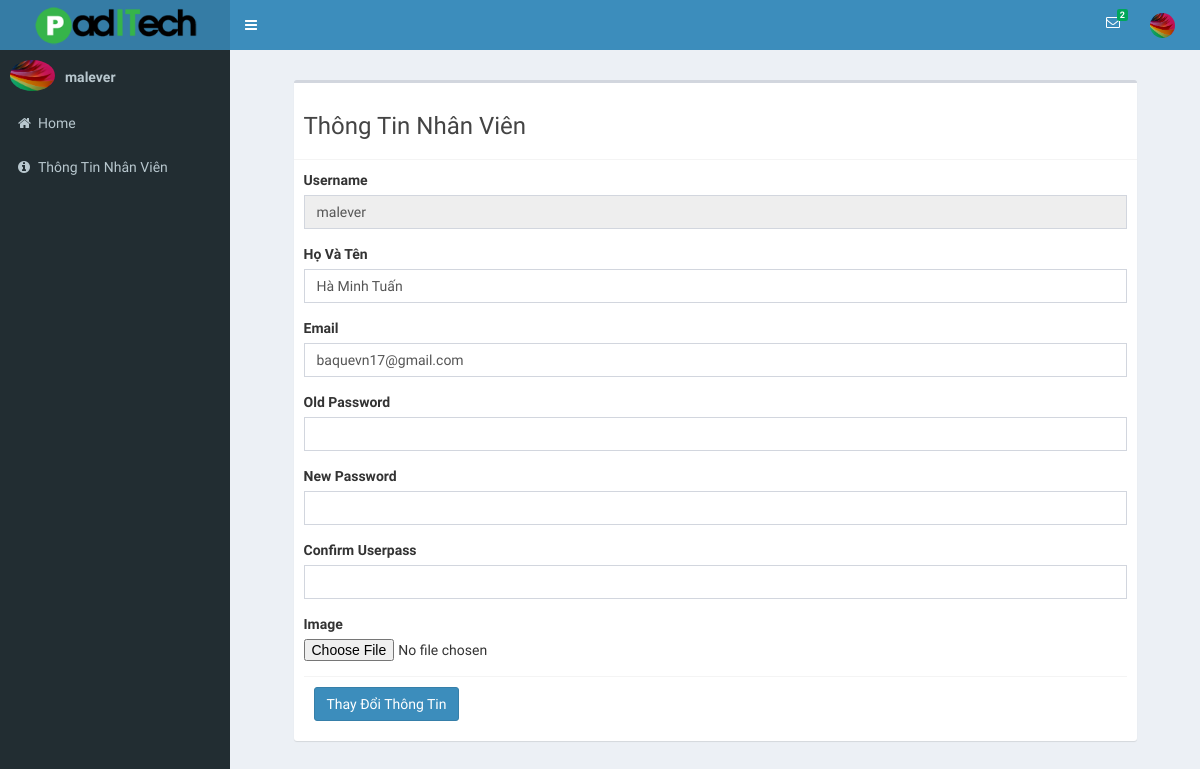
Page /info.php (signed in) on the committed database.
### tables this page shows
CREATE TABLE IF NOT EXISTS `user` (
  `id` int(11) NOT NULL AUTO_INCREMENT,
  `user_name` varchar(32) NOT NULL,
  `user_pass` varchar(32) NOT NULL,
  `name` varchar(50) NOT NULL,
  `status` tinyint(4) NOT NULL,
  `luong` double NOT NULL,
  `image` varchar(500) NOT NULL,
  `day_leave` int(11) NOT NULL,
  `email` varchar(255) NOT NULL,
  PRIMARY KEY (`id`)
);

### info.php (the view, shortened to what this page needs)
<?php
include("layout/header.php");
?>
<div class="content-wrapper" style="min-height: 916px;">
	<section class="content-header">
	</section>
	<div class="content">
		<div id="statistical" class="box">
			<div class="box-header with-border">
				<h3>Thông Tin Nhân Viên</h3>
			</div>
			<?php
			$user_id =  $_SESSION['id'];
			$sql = "select * from user where id='".$user_id."'";
			$get_user = mysql_query($sql);
			$row = mysql_fetch_array($get_user);
			?>
			<form role="form"  method ="POST" enctype="multipart/form-data">
				<div class="box-body">
					<div class="form-group">
						<label for="exampleInputEmail1">Username</label>
						<input type="text" class="form-control" disabled="disabled" value="<?php echo $row['user_name']; ?>">
					</div>
					<div class="form-group">
						<label>Họ Và Tên</label><input type="text" class="form-control"  name="name" value="<?php echo $row['name']; ?>">
					</div>
					<div class="form-group">
						<label>Email</label><input type="email" class="form-control"  name="email" value="<?php echo $row['email']; ?>">
					</div>
					<div class="form-group">
						<label>Old Password</label><input type="password" class="form-control" name="user_oldpass" value="">
					</div>
					<div class="form-group">
						<label>New Password</label><input type="password" class="form-control" name="user_pass" value="">
					</div>
					<div class="form-group">
						<label>Confirm Userpass</label><input type="password" class="form-control" name="user_pass1" value="">
					</div>
					<div class="form-group">
						<label>Image</label><input type="file" id="exampleInputFile" name="image_file">
					</div>
					<div class="box-footer">
						<td style="text-align:center" colspan="2"><input type="submit" class="btn btn-primary" name="update" value="Thay Đổi Thông Tin"></td>
					</div>
				</div>
			</form>
		</div>
	</div>
</div>
<?php
include("layout/footer.php");
?>

### layout/header.php (shortened to what this page needs)
<html>
<head>
<link rel="stylesheet" href="css/bootstrap/css/bootstrap.min.css">
<link rel="stylesheet" href="https://maxcdn.bootstrapcdn.com/font-awesome/4.4.0/css/font-awesome.min.css">
<link rel="stylesheet" href="https://code.ionicframework.com/ionicons/2.0.1/css/ionicons.min.css">
<link rel="stylesheet" href="plugins/jvectormap/jquery-jvectormap-1.2.2.css">
<link rel="stylesheet" href="dist/css/AdminLTE.min.css">
<link rel="stylesheet" href="dist/css/skins/_all-skins.min.css">
<link rel="stylesheet" href="css/style.css">
</head>
<body class="hold-transition skin-blue sidebar-mini">
<div class="wrapper">
<header class="main-header">
	<a href="index.php" class="logo">
	<span class="logo-lg"><img src="logo.png"></span>
	</a>
	<nav class="navbar navbar-static-top" role="navigation">
		<a href="#" class="sidebar-toggle" data-toggle="offcanvas" role="button">
		</a>
		<?php
		if(@$_SESSION['id'] != "")
		{
			$get_username = mysql_query("select * from user where id='".$_SESSION['id']."'");
			$row1 = mysql_fetch_array($get_username);
			$get_noti = mysql_query("select * from month_confirm where user_id='".$_SESSION['id']."' and status != 1 and is_view = 1");
			$get_noti_count = @mysql_num_rows($get_noti);
		?>
			<div class="navbar-custom-menu">
				<ul class="nav navbar-nav">
					<li class="dropdown messages-menu">
						<a href="#" class="dropdown-toggle" data-toggle="dropdown" aria-expanded="false">
							<i class="fa fa-envelope-o"></i>
							<span class="label label-success" id="label-success"><?php echo $get_noti_count; ?></span>
						</a>
					</li>
					<li class="dropdown user user-menu">
						<a href="#" class="dropdown-toggle" data-toggle="dropdown" aria-expanded="false">
						<img src="<?php echo $row1['image'] ?>" class="user-image" alt="User Image">
						</a>
					</li>
				</ul>
			</div>
			<?php
		}
		?>
	</nav>
</header>
<aside class="main-sidebar">
	<section class="sidebar">
		<div class="user-panel">
			<?php
			if(@$_SESSION['id'] != "")
			{
				$get_username = mysql_query("select * from user where id='".$_SESSION['id']."'");
				$row1 = mysql_fetch_array($get_username);
				?>
					<div class="pull-left image">
						<img src="<?php echo $row1['image'] ?>" class="img-circle" alt="User Image">
					</div>
				<?php
				echo "<div class='pull-left info'><p><a class='info' href='info.php'>".$row1['user_name']."</a></p></div>";
			}
			?>
		</div>
		<ul class="sidebar-menu">
					<li class="treeview"><a href="index.php"><i class="fa fa-home"></i><span>Home</span></a></li>
					<li class="treeview"><a href="info.php"><i class="fa fa-info-circle"></i><span>Thông Tin Nhân Viên</span></a></li>
		</ul>
	</section>
</aside>

### css/style.css (style rules this page uses)
body { margin:0px; }
a { text-decoration:none; }
.logo img { width:200px; padding:5px; }
.menu_top,.content { width:90%; max-width:1200px; margin: 0px auto; }
.info,.logout { padding:10px 5px !Important; }

### rows in the picture
user: image (picture), user_name "malever", name "Hà Minh Tuấn", email "baquevn17@gmail.com"

### other values in the picture
$get_noti_count "2"
